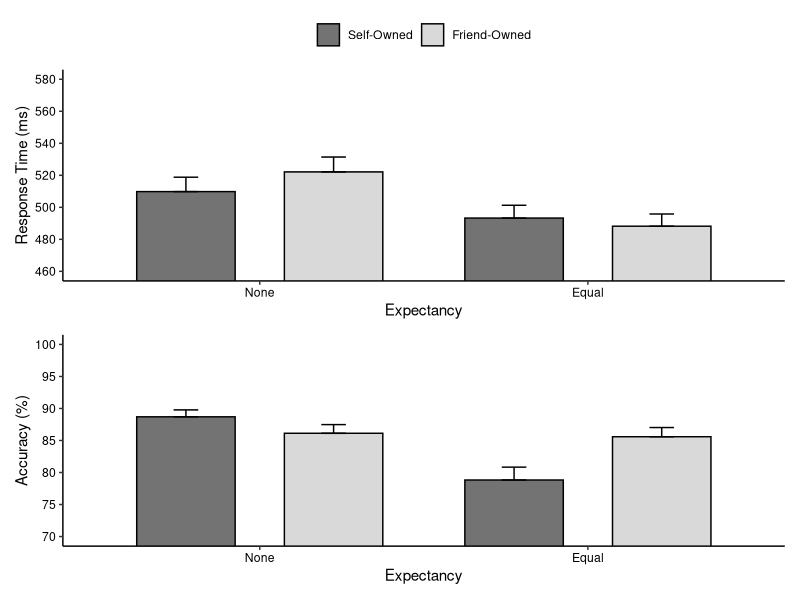

Write R code to recreate this figure.
library(tidyverse)
library(lme4)
library(lmerTest)
library(patchwork)

data <- read_csv("falben_exp1_simulated.csv") %>%
  mutate(
    rt_sec = rt / 1000, 
    expectancy = factor(expectancy, levels = c("none", "equal"), labels = c("None", "Equal")),
    # Factor levels corrected to strictly map Self-Owned to the left plotting position
    owner = factor(owner, levels = c("self", "friend"), labels = c("Self-Owned", "Friend-Owned")),
    participant = as.factor(participant)
  )

contrasts(data$expectancy) <- contr.sum(2)
contrasts(data$owner) <- contr.sum(2)

clean_data <- data %>% filter(rt >= 200)
rt_data <- clean_data %>% filter(accuracy == 1)

rt_model <- lmer(rt_sec ~ expectancy * owner + (1 | participant), data = rt_data)
summary(rt_model)

acc_model <- glmer(accuracy ~ expectancy * owner + (1 | participant), 
                   data = clean_data, family = binomial)
summary(acc_model)

rt_subj <- rt_data %>%
  group_by(participant, expectancy, owner) %>%
  summarise(subj_mean_rt = mean(rt), .groups = "drop")

rt_summary <- rt_subj %>%
  group_by(expectancy, owner) %>%
  summarise(
    mean_rt = mean(subj_mean_rt),
    se_rt = sd(subj_mean_rt) / sqrt(n()),
    .groups = "drop"
  )

acc_subj <- clean_data %>%
  group_by(participant, expectancy, owner) %>%
  summarise(subj_mean_acc = mean(accuracy) * 100, .groups = "drop")

acc_summary <- acc_subj %>%
  group_by(expectancy, owner) %>%
  summarise(
    mean_acc = mean(subj_mean_acc),
    se_acc = sd(subj_mean_acc) / sqrt(n()),
    .groups = "drop"
  )

plot_rt <- ggplot(rt_summary, aes(x = expectancy, y = mean_rt, fill = owner)) +
  geom_bar(stat = "identity", position = position_dodge(0.9), color = "black", width = 0.6) +
  geom_errorbar(aes(ymin = mean_rt, ymax = mean_rt + se_rt), 
                width = 0.15, position = position_dodge(0.9)) +
  scale_fill_manual(values = c("Self-Owned" = "grey45", "Friend-Owned" = "grey85")) +
  scale_y_continuous(breaks = seq(460, 580, by = 20)) +
  coord_cartesian(ylim = c(460, 580)) +
  labs(y = "Response Time (ms)", x = "Expectancy", fill = NULL) +
  theme_classic() +
  theme(legend.position = "top", axis.text = element_text(color = "black"))

plot_acc <- ggplot(acc_summary, aes(x = expectancy, y = mean_acc, fill = owner)) +
  geom_bar(stat = "identity", position = position_dodge(0.9), color = "black", width = 0.6) +
  geom_errorbar(aes(ymin = mean_acc, ymax = mean_acc + se_acc), 
                width = 0.15, position = position_dodge(0.9)) +
  scale_fill_manual(values = c("Self-Owned" = "grey45", "Friend-Owned" = "grey85")) +
  scale_y_continuous(breaks = seq(70, 100, by = 5)) +
  coord_cartesian(ylim = c(70, 100)) +
  labs(y = "Accuracy (%)", x = "Expectancy", fill = NULL) +
  theme_classic() +
  theme(legend.position = "none", axis.text = element_text(color = "black"))

plot_rt / plot_acc
